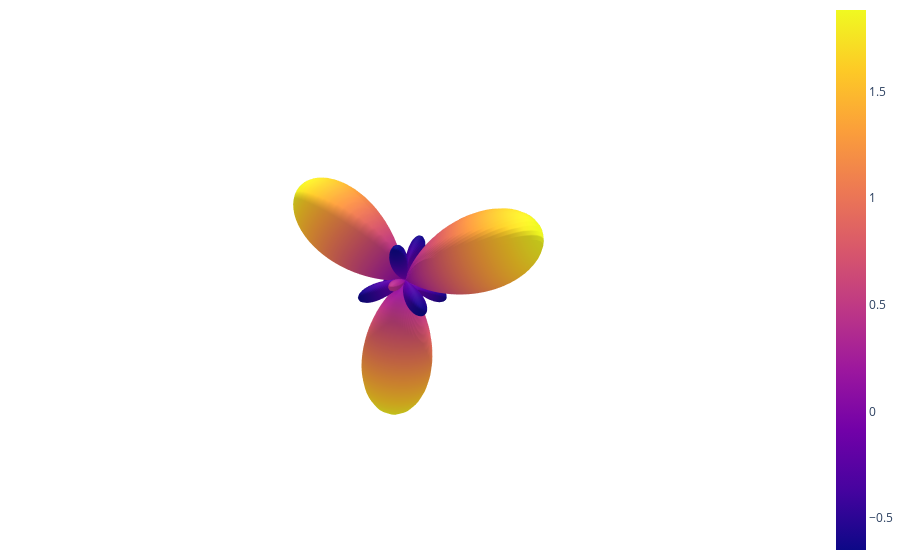

This figure's notebook cell:
### Code cell
random_rotation_matrix = special_ortho_group.rvs(dim=3)
rotated_geometry = jnp.dot(true_geometry, random_rotation_matrix)
rotated_signal = spectra.sum_of_diracs(rotated_geometry, lmax=4)
visualize(rotated_geometry)

### Figure 1 — Plotly figure (JSON) as saved in the notebook; plotly's stock layout.template omitted (floating-point values rounded to 4 significant figures; data arrays with more than 128 entries replaced by an {"elided": "..."} marker saying what was removed)
{"data": [{"name": "spherical_harmonics_trace", "surfacecolor": {"elided": "102x100 float values"}, "type": "surface", "x": {"elided": "102x100 float values"}, "y": {"elided": "102x100 float values"}, "z": {"elided": "102x100 float values"}}], "layout": {"margin": {"b": 0, "l": 0, "r": 0, "t": 0}, "paper_bgcolor": "rgba(255,255,255,255)", "plot_bgcolor": "rgba(255,255,255,255)", "scene": {"aspectmode": "cube", "bgcolor": "rgba(255,255,255,255)", "camera": {"eye": {"x": 0.5, "y": 0.5, "z": 0.5}}, "xaxis": {"backgroundcolor": "rgba(255,255,255,255)", "range": [-2.5, 2.5], "showgrid": false, "showticklabels": false, "title": {"text": ""}, "zeroline": false}, "yaxis": {"backgroundcolor": "rgba(255,255,255,255)", "range": [-2.5, 2.5], "showgrid": false, "showticklabels": false, "title": {"text": ""}, "zeroline": false}, "zaxis": {"backgroundcolor": "rgba(255,255,255,255)", "range": [-2.5, 2.5], "showgrid": false, "showticklabels": false, "title": {"text": ""}, "zeroline": false}}, "showlegend": true}}
